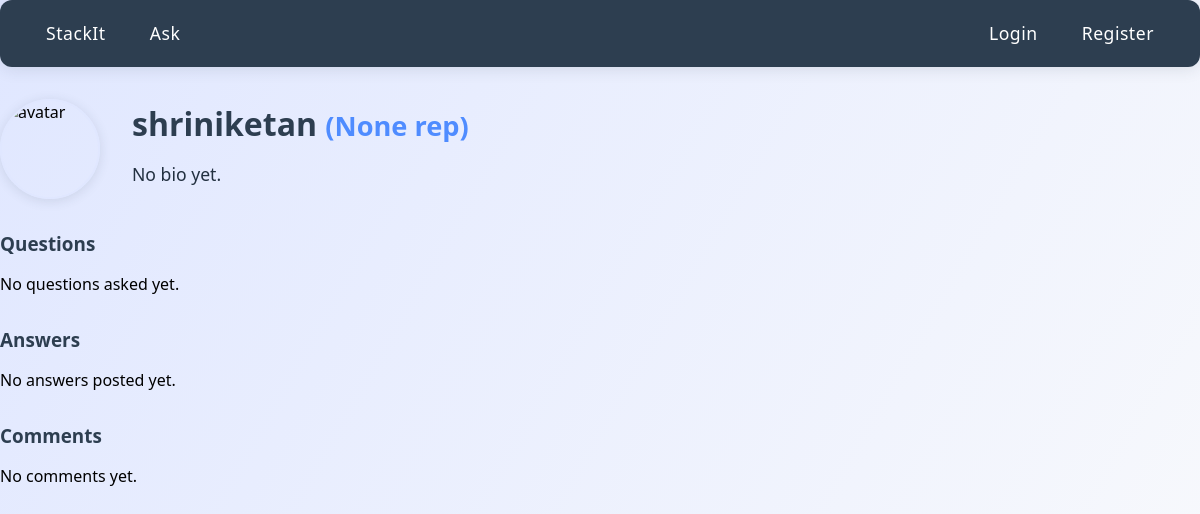
The page /user/shriniketan on the database as committed earlier.
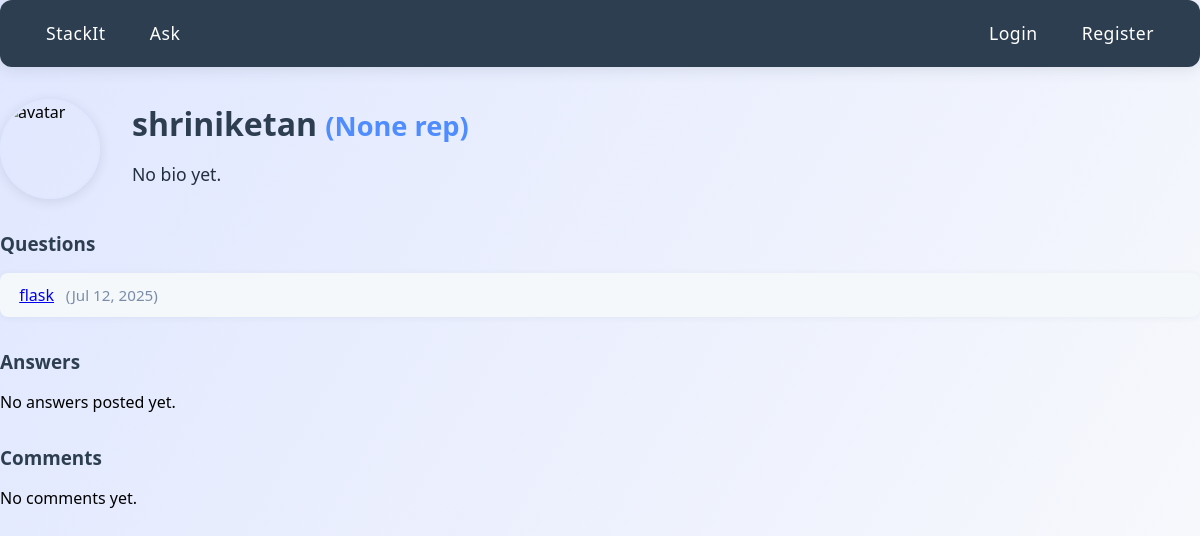
The same page on the database as committed later.
### app/models.py (models this page shows)
class Question(db.Model):
    id = db.Column(db.Integer, primary_key=True)
    title = db.Column(db.String(200), nullable=False)
    description = db.Column(db.Text, nullable=False)
    created_at = db.Column(db.DateTime, default=datetime.utcnow)
    is_approved = db.Column(db.Boolean, default=False)
    user_id = db.Column(db.Integer, db.ForeignKey('user.id'), nullable=False)
    tags = db.relationship('Tag', secondary=question_tags, backref=db.backref('questions', lazy='dynamic'))
    answers = db.relationship(
        'Answer',
        backref='question',
        lazy=True,
        foreign_keys='Answer.question_id'
    )
    accepted_answer_id = db.Column(db.Integer, db.ForeignKey('answer.id'))

### app/routes.py (the view)
@main.route('/user/<username>')
def user_profile(username):
    user = User.query.filter_by(username=username).first_or_404()
    questions = Question.query.filter_by(user_id=user.id).order_by(Question.created_at.desc()).all()
    answers = Answer.query.filter_by(user_id=user.id).order_by(Answer.created_at.desc()).all()
    comments = Comment.query.filter_by(user_id=user.id).order_by(Comment.created_at.desc()).all()
    return render_template('profile.html', user=user, questions=questions, answers=answers, comments=comments)

### templates/profile.html (shortened to what this page needs)
<!DOCTYPE html>
<html lang="en">
<head>
    <link rel="stylesheet" href="/static/style.css">
</head>
<body>
    <nav class="navbar">
        <a href="/" class="nav-brand"> StackIt</a>
        <a href="/ask" class="nav-btn"> Ask</a>
        {% if current_user.is_authenticated %}
            <span style="color: #4f8cff; font-weight:600;">Hi, {{ current_user.username }}</span>
            <a href="/logout" class="nav-btn"><i class="fa-solid fa-arrow-right-from-bracket"></i> Logout</a>
        {% else %}
            <a href="/login" class="nav-btn"> Login</a>
            <a href="/register" class="nav-btn"> Register</a>
        {% endif %}
    </nav>
    <div class="main-content">
        <div class="profile-header">
            <img src="{{ user.avatar_url or '/static/default_avatar.png' }}" class="profile-avatar" alt="avatar">
            <div class="profile-info">
                <h1>{{ user.username }} <span class="profile-rep">({{ user.reputation }} rep)</span></h1>
                <p class="profile-bio">{{ user.bio or 'No bio yet.' }}</p>
            </div>
        </div>
        <div class="profile-section">
            <h2>Questions</h2>
            {% if questions %}
                <ul class="profile-list">
                {% for q in questions %}
                    <li><a href="/question/{{ q.id }}">{{ q.title }}</a> <span class="profile-date">({{ q.created_at.strftime('%b %d, %Y') }})</span></li>
                {% endfor %}
                </ul>
            {% else %}
                <p>No questions asked yet.</p>
            {% endif %}
        </div>
        <div class="profile-section">
            <h2>Answers</h2>
            {% if answers %}
                <ul class="profile-list">
                {% for a in answers %}
                    <li>On <a href="/question/{{ a.question.id }}">{{ a.question.title }}</a> <span class="profile-date">({{ a.created_at.strftime('%b %d, %Y') }})</span></li>
                {% endfor %}
                </ul>
            {% else %}
                <p>No answers posted yet.</p>
            {% endif %}
        </div>
        <div class="profile-section">
            <h2>Comments</h2>
            {% if comments %}
                <ul class="profile-list">
                {% for c in comments if not c.is_deleted %}
                    <li>{{ c.content }} <span class="profile-date">({{ c.created_at.strftime('%b %d, %Y') }})</span></li>
                {% endfor %}
                </ul>
            {% else %}
                <p>No comments yet.</p>
            {% endif %}
        </div>
    </div>
</body>
</html>

Rows that differ between the two databases and show on the page:
added Question: title "flask", created_at "Jul 12, 2025"
Other text that changed with them:
text no longer shown: "No questions asked yet."
